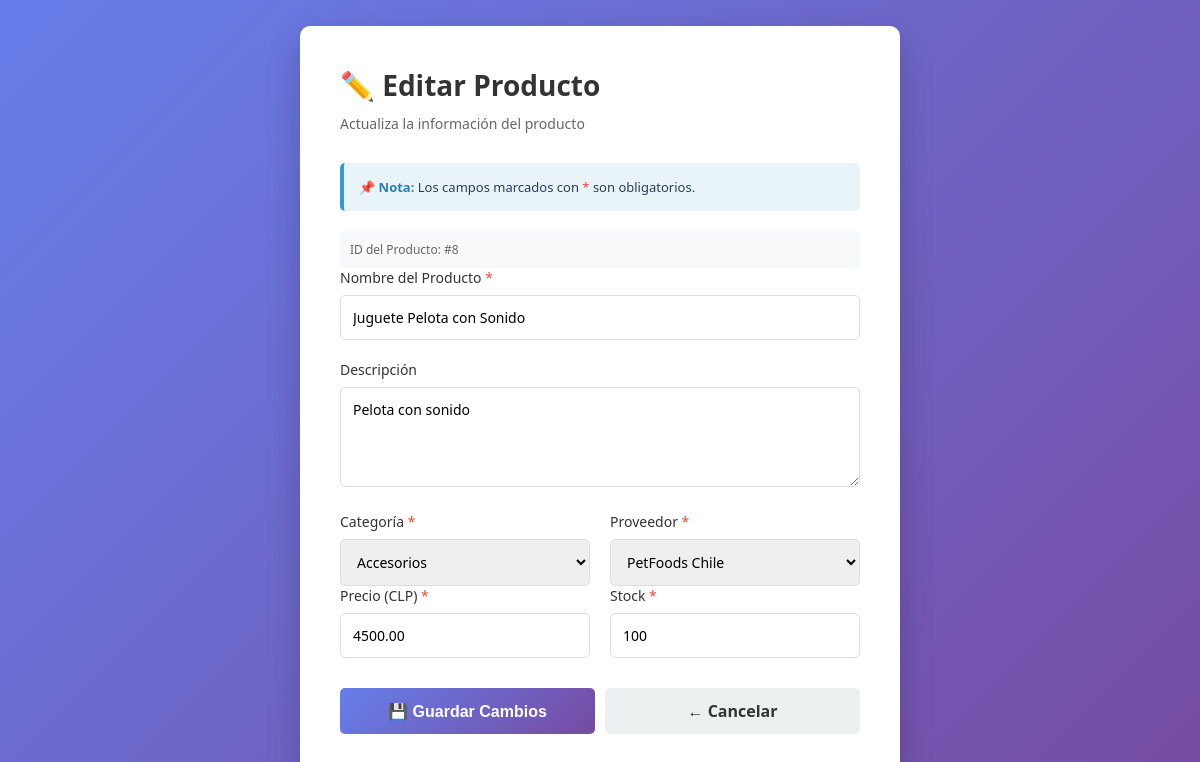
The page /bingus_petstore/producto_controlador.php?action=editar&id_producto=8 (signed in) on the database its author committed.
### tables this page shows
CREATE TABLE `productos` (
  `id_producto` int(11) NOT NULL,
  `nombre` varchar(150) NOT NULL,
  `descripcion` varchar(255) DEFAULT NULL,
  `id_categoria` int(11) NOT NULL,
  `id_proveedor` int(11) NOT NULL,
  `precio` decimal(10,2) NOT NULL,
  `stock` int(11) NOT NULL DEFAULT 0,
  `activo` tinyint(1) DEFAULT 1
);

CREATE TABLE `categorias_productos` (
  `id_categoria` int(11) NOT NULL,
  `nombre` varchar(100) NOT NULL,
  `descripcion` varchar(200) DEFAULT NULL
);

CREATE TABLE `proveedores` (
  `id_proveedor` int(11) NOT NULL,
  `nombre` varchar(150) NOT NULL,
  `contacto` varchar(100) DEFAULT NULL,
  `telefono` varchar(20) DEFAULT NULL,
  `email` varchar(100) DEFAULT NULL,
  `direccion` varchar(200) DEFAULT NULL
);

### bingus_petstore/producto_modelo.php (called while the page is built, shortened)
<?php
class Producto_model {
    private $conexion;
    public function __construct() {
        $this->conexion = new PDO("mysql:host=localhost;dbname=bingus_petstore2", "root", "");
    }
    public function getProductoById($id_producto) {
        $query = "SELECT p.*, c.nombre as categoria_nombre, pr.nombre as proveedor_nombre
                  FROM productos p
                  JOIN categorias_productos c ON p.id_categoria = c.id_categoria
                  JOIN proveedores pr ON p.id_proveedor = pr.id_proveedor
                  WHERE p.id_producto = :id_producto";
        $statement = $this->conexion->prepare($query);
        $statement->bindParam(':id_producto', $id_producto);
        $statement->execute();
        $result = $statement->fetch(PDO::FETCH_ASSOC);
        return $result;
    }
    public function getCategorias() {
        $query = "SELECT * FROM categorias_productos";
        $statement = $this->conexion->query($query);
        $result = $statement->fetchAll(PDO::FETCH_ASSOC);
        return $result;
    }
    public function getProveedores() {
        $query = "SELECT * FROM proveedores";
        $statement = $this->conexion->query($query);
        $result = $statement->fetchAll(PDO::FETCH_ASSOC);
        return $result;
    }
}
?>

### bingus_petstore/editar_producto.php (the view, shortened to what this page needs)
<!DOCTYPE html>
<html lang="es">
<head>
</head>
<body>
    <div class="container">
        <h1>✏️ Editar Producto</h1>
        <p class="subtitle">Actualiza la información del producto</p>
        <div class="info-box">
            <strong>📌 Nota:</strong> Los campos marcados con <span class="required">*</span> son obligatorios.
        </div>
        <?php if (isset($producto) && !empty($producto)): ?>
            <form method="POST" action="?action=actualizar">
                <div class="product-id">
                    ID del Producto: #<?php echo $producto['id_producto']; ?>
                </div>
                <div class="form-group">
                    <label for="nombre">Nombre del Producto <span class="required">*</span></label>
                    <input type="text" id="nombre" name="nombre" required value="<?php echo htmlspecialchars($producto['nombre']); ?>">
                </div>
                <div class="form-group">
                    <label for="descripcion">Descripción</label>
                    <textarea id="descripcion" name="descripcion"><?php echo htmlspecialchars($producto['descripcion'] ?? ''); ?></textarea>
                </div>
                <div class="form-row">
                    <div class="form-group">
                        <label for="id_categoria">Categoría <span class="required">*</span></label>
                        <select id="id_categoria" name="id_categoria" required>
                            <?php if (isset($categorias) && !empty($categorias)): ?>
                                <?php foreach ($categorias as $categoria): ?>
                                    <option value="<?php echo $categoria['id_categoria']; ?>"
                                        <?php if ($categoria['id_categoria'] == $producto['id_categoria']) echo 'selected'; ?>>
                                        <?php echo htmlspecialchars($categoria['nombre']); ?>
                                    </option>
                                <?php endforeach; ?>
                            <?php endif; ?>
                        </select>
                    </div>
                    <div class="form-group">
                        <label for="id_proveedor">Proveedor <span class="required">*</span></label>
                        <select id="id_proveedor" name="id_proveedor" required>
                            <?php if (isset($proveedores) && !empty($proveedores)): ?>
                                <?php foreach ($proveedores as $proveedor): ?>
                                    <option value="<?php echo $proveedor['id_proveedor']; ?>"
                                        <?php if ($proveedor['id_proveedor'] == $producto['id_proveedor']) echo 'selected'; ?>>
                                        <?php echo htmlspecialchars($proveedor['nombre']); ?>
                                    </option>
                                <?php endforeach; ?>
                            <?php endif; ?>
                        </select>
                    </div>
                </div>
                <div class="form-row">
                    <div class="form-group">
                        <label for="precio">Precio (CLP) <span class="required">*</span></label>
                        <input type="number" id="precio" name="precio" step="0.01" min="0" required value="<?php echo $producto['precio']; ?>">
                    </div>
                    <div class="form-group">
                        <label for="stock">Stock <span class="required">*</span></label>
                        <input type="number" id="stock" name="stock" min="0" required value="<?php echo $producto['stock']; ?>">
                    </div>
                </div>
                <div class="button-group">
                    <button type="submit" class="btn-primary">💾 Guardar Cambios</button>
                    <a href="?action=listar" class="button btn-secondary">← Cancelar</a>
                </div>
            </form>
        <?php endif; ?>
    </div>
</body>
</html>

### bingus_petstore/editar_producto.php (style rules this page uses)
* { margin: 0; padding: 0; box-sizing: border-box; }
body { font-family: 'Segoe UI', Tahoma, Geneva, Verdana, sans-serif; background: linear-gradient(135deg, #667eea 0%, #764ba2 100%); min-height: 100vh; display: flex; justify-content: center; align-items: center; padding: 20px; }
.container { background: white; border-radius: 10px; box-shadow: 0 15px 35px rgba(0, 0, 0, 0.2); padding: 40px; max-width: 600px; width: 100%; }
h1 { color: #333; margin-bottom: 10px; font-size: 28px; }
.subtitle { color: #666; margin-bottom: 30px; font-size: 14px; }
.form-group { margin-bottom: 20px; }
label { display: block; margin-bottom: 8px; color: #333; font-weight: 500; font-size: 14px; }
input[type="text"], input[type="number"], textarea, select { width: 100%; padding: 12px; border: 1px solid #ddd; border-radius: 5px; font-size: 14px; font-family: inherit; transition: border-color 0.3s; }
textarea { resize: vertical; min-height: 100px; }
.form-row { display: grid; grid-template-columns: 1fr 1fr; gap: 20px; }
.form-row .form-group { margin-bottom: 0; }
.required { color: #e74c3c; }
.button-group { display: flex; gap: 10px; margin-top: 30px; }
button, a.button { flex: 1; padding: 12px; border: none; border-radius: 5px; font-size: 16px; font-weight: 600; cursor: pointer; transition: all 0.3s; text-decoration: none; display: inline-block; text-align: center; }
.btn-primary { background: linear-gradient(135deg, #667eea 0%, #764ba2 100%); color: white; }
.btn-secondary { background: #ecf0f1; color: #333; }
.info-box { background: #e8f4f8; border-left: 4px solid #3498db; padding: 15px; margin-bottom: 20px; border-radius: 5px; font-size: 13px; color: #2c3e50; }
.info-box strong { color: #2980b9; }
.product-id { background: #f8f9fa; padding: 10px; border-radius: 5px; font-size: 12px; color: #666; margin-top: 5px; }

### rows shown on the page
productos: id_producto "8", nombre "Juguete Pelota con Sonido", descripcion "Pelota con sonido", id_categoria "Accesorios", id_proveedor "PetFoods Chile", precio "4500.00", stock "100"
